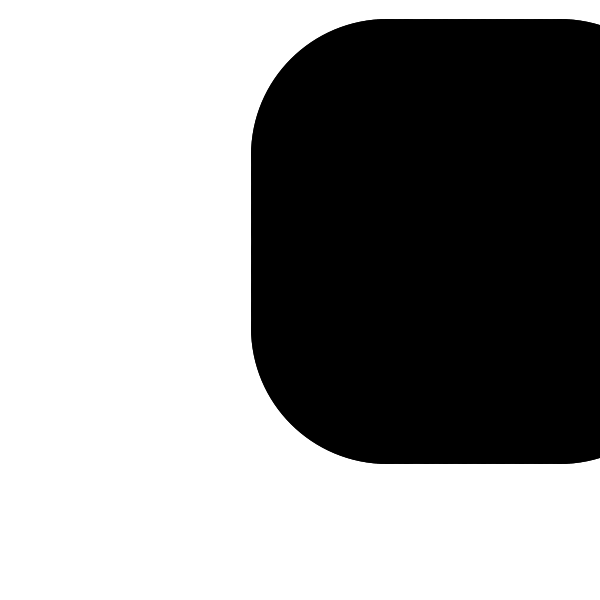
Frame 1 (no input)
Frame 60 (the mouse pressed at the canvas centre just before this capture): identical to frame 1, image omitted
Frame 120 (the mouse held since frame 60 and released just before this capture): identical to frame 1, image omitted

The Processing sketch that drew this single still picture (run headless with seeded random() and noise(); from frame 60 on, the mouse is pressed at the canvas centre):

// Processing sketch: sketch_313
// ── sketch_313.pde
// The Nature of Code
// Daniel Shiffman
// http://natureofcode.com

ParticleSystem ps;

void setup() {
  size(600,600);
  ps = new ParticleSystem(random(width), random(height), random(20));
}

void draw() {
  background(255);

  ps.display();
  ps.update();
}

void keyPressed() {
  ps.shatter(); 
}
// ── Particle.pde
// The Nature of Code
// Daniel Shiffman
// http://natureofcode.com

// Simple Particle System

class Particle {
  PVector position;
  PVector velocity;
  PVector acceleration;
  float lifespan;

  float r;

  Particle(float x, float y, float r_) {
    acceleration = new PVector(random(-0.1, 0.1), random(-0.1, 0.1));
    velocity = PVector.random2D();
    velocity.mult(0.5);
    position = new PVector(x, y);
    lifespan = 255;
    r = r_;
  }

  void run() {
    update();
    display();
  }

  // Method to update position
  void update() {
    velocity.add(acceleration);
    position.add(velocity);
    lifespan -= random(4);
    if (lifespan < 200){
      lifespan += 10;
    }
  }

  // Method to display 
  void display() {
    if (lifespan>0) {
      strokeWeight(lifespan);
    } else {
      strokeWeight(-lifespan+1);
    }
    fill(0);
    ellipse(position.x, position.y, r, r);
  }

  // Is the particle still useful?
  boolean isDead() {
    if (lifespan < 0.0) {
      return true;
    } else {
      return false;
    }
  }
}
// ── ParticleSystem.pde
// The Nature of Code
// Daniel Shiffman
// http://natureofcode.com

// Using Generics now!  comment and annotate, etc.

class ParticleSystem {
  ArrayList<Particle> particles;

  int rows = 20;
  int cols = 10;

  boolean intact = true;

  ParticleSystem(float x, float y, float r) {
    particles = new ArrayList<Particle>();

    for (int i = 0; i < rows*cols; i++) {
      addParticle(x + (i%cols)*r, y + (i/rows)*r, r);
    }
  }

  void addParticle(float x, float y, float r) {
    particles.add(new Particle(x, y, r));
  }

  void display() {
    for (Particle p : particles) {
      p.display();
    }
  }

  void shatter() {
    intact = false;
  }

  void update() {
    if (!intact) {
      for (Particle p : particles) {
        p.update();
      }
    }
  }
}
